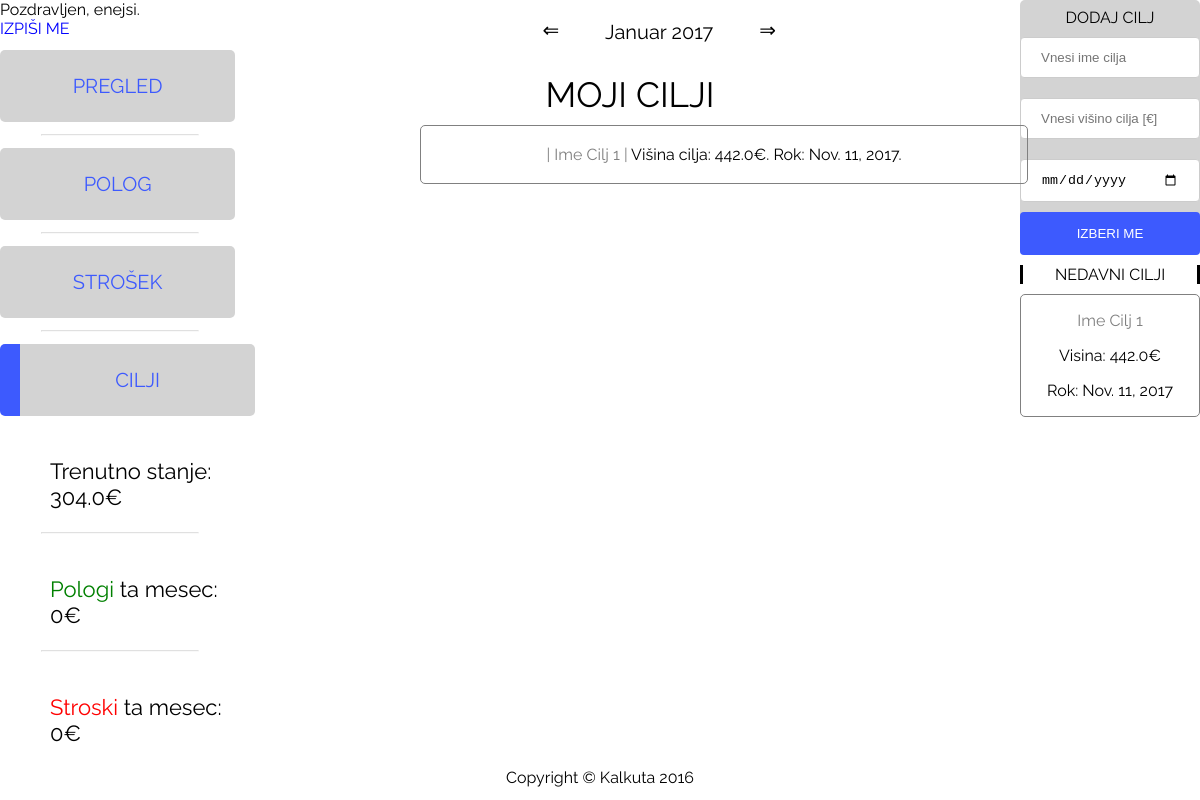
The page /kalkuta/cilji?q=1 (signed in) on the database its author committed.
### kalkuta/models.py (models this page shows, shortened)
class Stanje(models.Model):
    stanje = models.FloatField(default=0)
    uporabnik = models.OneToOneField(User, on_delete=models.SET_NULL, null=True)

class Cilji(models.Model):
    ime = models.CharField(max_length=30)
    ciljno_stanje = models.FloatField(default=-2)
    rok = models.DateField(default=datetime.now)
    uspesnost = models.IntegerField(default=-1) #0 je v poteku 1 je uspeh 2 je fail
    uporabnik = models.ForeignKey(User, on_delete=models.SET_NULL, null=True)
    leto_trans = models.IntegerField(null=True)
    mesec_trans = models.IntegerField(null=True)

### kalkuta/views.py (the view, shortened to what this page needs)
# urls.py: url(r'cilji', views.cilji, name='cilji'),
@login_required
def cilji(request):
    stdlogger.debug("Entering cilji view")
    racunaj_ta_mesec(request)
    izracunaj_leto(request)
    global MONTH_CHOICES
    current_user = request.user
    nedavni_cilji = Cilji.objects.filter(uporabnik=current_user).filter(leto_trans=leto_danes).filter(mesec_trans=mesec_danes).order_by('-id')[:3][::-1]
    nedavni_cilji = reversed(nedavni_cilji)
    vsi_cilji = Cilji.objects.filter(uporabnik=current_user).filter(leto_trans=leto_danes).filter(mesec_trans=mesec_danes).order_by('-id')
    trenS = Stanje.objects.filter(uporabnik=current_user)[0].stanje
    context_dict = {'cilji': vsi_cilji,
                    'nedavni_cilji': nedavni_cilji,
                    'trenS': trenS,
                    'mesec_danes': MONTH_CHOICES[mesec_danes],
                    'leto_danes': leto_danes,
                    'stroski': stroski_ta_mesec,
                    'pologi': pologi_ta_mesec
                    }
    return render(request, 'kalkuta/cilji.html', context_dict)

### kalkuta/views.py (called while the page is built, shortened)
def racunaj_ta_mesec(request):
    current_user = request.user
    global stroski_ta_mesec
    global pologi_ta_mesec
    vse_trans = Transakcija.objects.filter(uporabnik=current_user).filter(leto_trans=leto_danes).filter(
        mesec_trans=mesec_danes).order_by('-id')
    vse_trans_polog = [0]*31
    vse_trans_strosek = [0]*31
    for i in vse_trans:
        if i.tip == 0:
            vse_trans_strosek[int(i.datum.date().day)] += i.visina
        else:
            vse_trans_polog[int(i.datum.date().day)] += i.visina
    stdlogger.debug(vse_trans_polog)
    stdlogger.debug(vse_trans_strosek)
    stroski_ta_mesec = 0
    pologi_ta_mesec = 0
    for i in vse_trans_polog:
        pologi_ta_mesec += i
    for i in vse_trans_strosek:
        stroski_ta_mesec += i
    return

def izracunaj_leto(request):
    global mesec_danes
    global leto_danes
    stdlogger.debug("Racunam leto")
    if request.method == 'GET':
        nz = request.GET.get('q', '')
        if nz == '1':
            if mesec_danes == 12:
                mesec_danes = 1
                leto_danes += 1
            else:
                mesec_danes += 1
            stdlogger.debug("===============================")
            stdlogger.debug("Pristejem 1 mesec, dobim mesec:")
            stdlogger.debug(mesec_danes)
            stdlogger.debug("in leto:")
            stdlogger.debug( leto_danes)
            stdlogger.debug("===============================")
    return

### kalkuta/templates/kalkuta/cilji.html (shortened to what this page needs)
{% load static %}
<!doctype html>
<html lang="sl">
<head>
  <link rel="stylesheet" type="text/css" href="{% static 'kalkuta/cilji.css' %}" media="screen" />
</head>
<body>
    <div class="nav_left">
        {% if user.is_authenticated %}
        <span class="header-links">Pozdravljen, {{ user.username }}.<a href="{% url 'logout' %}" style="text-decoration: none; color: blue; padding-left: 90px"> IZPIŠI ME</a></span>
        {% else %}
        {get_template("landing")}
        {% endif %}
        <nav class="dash_main_nav">
            <a class="nav cur" href="pregled">PREGLED</a>
            <hr>
            <a class="nav" href="polog">POLOG</a>
            <hr>
            <a class="nav" href="strosek">STROŠEK</a>
            <hr>
            <a class="nav" href="cilji" style="
    color: #3D5AFE;
    border-style: hidden hidden hidden solid;
    border-width: 20px"
            >CILJI</a>
        </nav>
                <p style="padding-left:50px;padding-top: 20px; font-size: 22px;">Trenutno stanje: {{ trenS }}€</p>
                    <hr>
                <p style="padding-left:50px;padding-top: 20px; font-size: 22px;"><a style="color: green">Pologi</a> ta mesec: {{ pologi }}€</p>
                    <hr>
                <p style="padding-left:50px;padding-top: 20px; font-size: 22px;"><a style="color: red">Stroski</a> ta mesec: {{ stroski }}€</p>
     </div>
    <div class="dash_top_div">
        <div class="dash_top_div_cont">
            <a class="puscica levodesno"   href="?q=-1">&lArr;</a>
            <div class="puscica mesecleto" style="width: 200px;">
                <p>{{ mesec_danes }} {{ leto_danes }}</p>
            </div>
            <a class="puscica levodesno"  href="?q=1">&rArr;</a>
        </div>
    </div>
    <div class="dash_right_div">
        <div class="dash_right_ena">
                DODAJ CILJ
                <div class="izberi_racun">
                        <form class="obrazec_priliv" name="DodajCilj" method="post">
                        <div class="container">
                        <input class="input" type="text" placeholder="Vnesi ime cilja" name="ime_cilja" required>
                        <input class="input" type="text" placeholder="Vnesi višino cilja [€]" name="visina_cilja" required>
                        <input class="input" type="date" placeholder="Vnesi rok: DD/MM/YYYY"name="rok" required>
                        <input type="submit" value="IZBERI ME" onclick="validate_cilj()">
                        </div>
                    </form>
                </div>
        </div>
        <div class="dash_right_dva">
            <div class="pregled_cilj">
                NEDAVNI CILJI
            </div>
            <div class="transakcije">
                {% for i in nedavni_cilji %}
                <div class="cilj">
                    <p>{% if i.uspesnost == 0 %}<p style="color: gray">{{ i.ime }}</p>
                    {% endif %}</p><p>Visina: {{ i.ciljno_stanje }}€</p>
                    <p> Rok: {{ i.rok }}</p>
                </div>
                {% endfor %}
            </div>
        </div>
    </div>
    <div class="dash_middle_div">
        <div class="action_cont">
            <div class="naslov_cilj" style="text-align: center; font-size: 35px">
                MOJI CILJI
            </div>
            {% for i in cilji %}
            <div class="cilj_main">
                {% if i.uspesnost == 0 %} <p><span style="color: gray">| {{ i.ime }} | </span>
                    {% elif i.uspesnost == 1%}<p><span style="color: green">| {{ i.ime }} | </span>
                    {% else%}<p><span style="color: red">| {{ i.ime }} | </span>{% endif %}
                    Višina cilja: {{ i.ciljno_stanje }}€.  Rok: {{ i.rok }}.</p>
            </div>
            {% endfor %}
        </div>
    </div>
    <footer>
      	<p>Copyright &copy; Kalkuta 2016</p>
    </footer>
</body>

### kalkuta/static/kalkuta/cilji.css (style rules this page uses)
body { width: 100%; height: 100%; margin-left: auto; margin-right: auto; margin-top: auto; margin-bottom: auto; font-family: 'Raleway', sans-serif; }
.nav_left { float: left; width: 20%; }
nav a { display:block; text-decoration: none; background-color: #D3D3D3; border-radius: 5px; }
.nav { width: 98%; margin-bottom: 5%; margin-top: 5%; text-align: center; vertical-align: middle; padding-top: 10%; padding-bottom: 10%; font-size: 20px; text-decoration: none; }
nav a:link { color: #3D5AFE; }
a:link { color: black; }
hr { width: 65%; opacity: 0.3; }
.dash_top_div { float: left; text-align: center; width: 60%; margin-bottom: 2%; font-size: 20px; height: 50px; }
.dash_top_div_cont { margin-left: 42%; }
.levodesno { padding-top: 18px; }
.puscica { float: left; text-decoration: none; }
.dash_middle_div { float:left; width: 65%; }
.dash_right_div { float:right; width: 15%; text-align: center; }
.dash_right_ena { width: 100%; margin-bottom: 5%; padding-top: 8px; background-color: #D3D3D3; border-radius: 5px; }
input[type=submit] { width: 100%; background-color: #3D5AFE; color: white; padding: 14px 20px; border: none; border-radius: 4px; cursor: pointer; }
input[type=text],input[type=date], select { width: 100%; padding: 12px 20px; margin: 10px 0; display: inline-block; border: 1px solid #ccc; border-radius: 4px; box-sizing: border-box; }
.pregled_cilj { display: block; border-left: solid; border-right: solid; margin-bottom: 10px; margin-top: 10px; }
.cilj { border: solid; border-color: gray; border-width: 1px; margin-bottom: 10px; border-radius: 5px; }
footer { clear: both; text-align: center; }
.naslov_cilj { margin-bottom: 10px; }
.cilj_main { text-align: center; padding: 3px; width: 600px; margin-left: 180px; margin-bottom: 10px; margin-right:200px; border: solid; border-color: gray; border-width: 1px; border-radius: 5px; }

### rows shown on the page
Stanje: stanje "304.0"
Cilji: ime "Ime Cilj 1", ciljno_stanje "442.0", rok "Nov. 11, 2017"

### other values the page prints
{{ user.username }} "enejsi"
{{ pologi }} "0"
{{ stroski }} "0"
{{ mesec_danes }} "Januar"
{{ leto_danes }} "2017"
